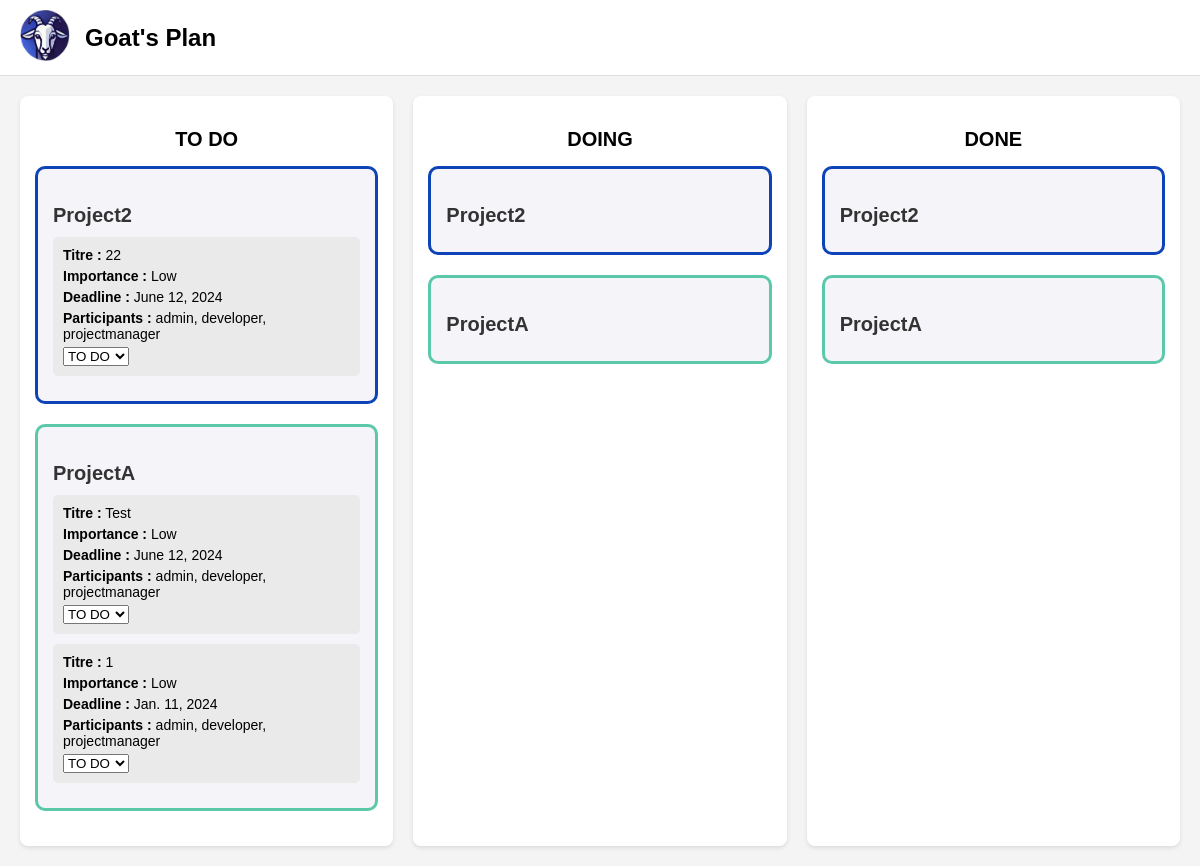
The app's page /planner/2/mycompanies/455b2f60-f28a-47da-9a08-dacdbf895fd1/all-tasks-and-projects/ (signed in), older data.
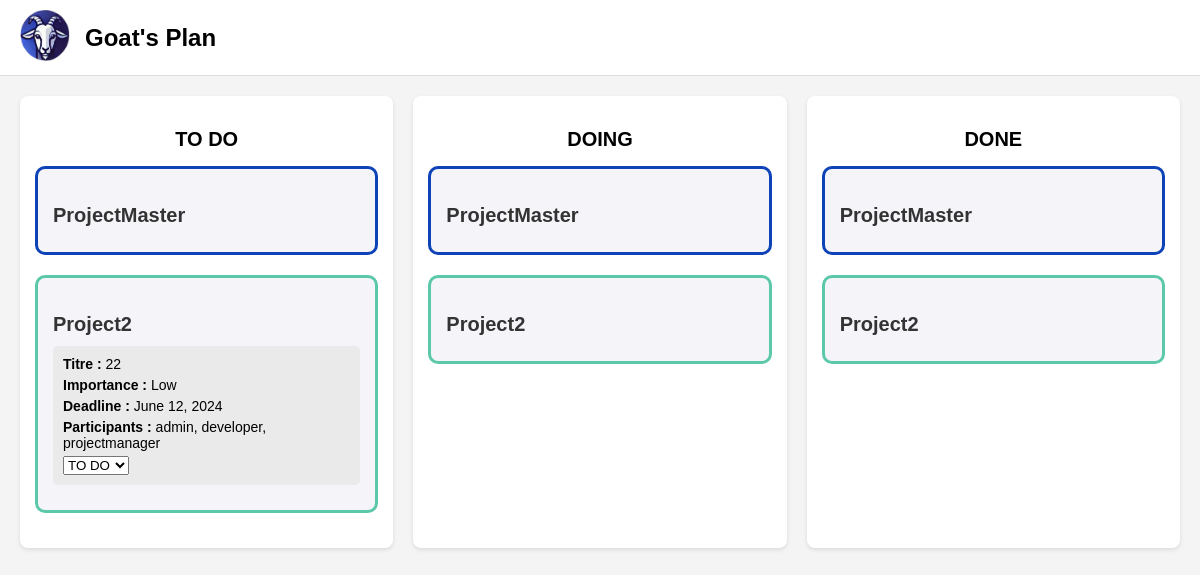
The same page, newer data.
### planner/models.py (models this page shows, shortened)
class Project(models.Model):
    id = models.UUIDField(primary_key=True, default=uuid.uuid4, editable=False)
    name = models.CharField(max_length=100)
    user_list = models.ManyToManyField(CustomUser, related_name='projects')

class Task(models.Model):
    IMPORTANCE_CHOICES = [
        ('Low', 'Low'),
        ('Medium', 'Medium'),
        ('High', 'High'),
    ]
    STATUS_CHOICES = [
        ('TO_DO', 'TO DO'),
        ('DOING', 'DOING'),
        ('DONE', 'DONE'),
    ]
    title = models.CharField(max_length=100)
    description = models.TextField()
    status = models.CharField(max_length=100, choices=STATUS_CHOICES, default='TO_DO')
    importance = models.CharField(max_length=100, choices=IMPORTANCE_CHOICES, default='Medium')
    deadline = models.DateField()
    project = models.ForeignKey('Project', on_delete=models.CASCADE, related_name='tasks')  # Link to a project
    assigned_users = models.ManyToManyField(CustomUser, related_name='tasks')  # Assignable to multiple users

### users/models.py (models this page shows, shortened)
class CustomUser(AbstractUser):
    ROLE_CHOICES = [
        ('project_manager', 'Project Manager'),
        ('developer', 'Developer'),
    ]
    role = models.CharField(max_length=20, choices=ROLE_CHOICES, default='developer') #NB: admin will thus be set a dev
    is_active = models.BooleanField(default=True)
    is_superuser = models.BooleanField(default=False)
    is_staff = models.BooleanField(default=False)

### planner/views.py (the view, shortened to what this page needs)
# urls.py: path('<int:userid>/mycompanies/<uuid:ccid>/all-tasks-and-projects/', views.AllTasksView.as_view(), name='all_tasks_and_projects'),
class AllTasksView(LoginRequiredMixin, DetailView):
    model = ClientCompany
    pk_url_kwarg = 'ccid'
    def get_template_names(self):
        if self.request.user.role == 'developer':
            return ['planner/developer/all_tasks.html']
        elif self.request.user.role == 'project_manager':
            return ['planner/project_manager/all_tasks.html']
        return ['planner/not_found.html']
    def get_context_data(self, **kwargs):
        context = super().get_context_data(**kwargs)
        user = self.request.user
        client_company = self.get_object()
        projects = client_company.project_list.filter(user_list__in=[user])
        project_tasks = {}
        for project in projects:
            if user.role == 'project_manager':
                tasks = project.tasks.all()
            else:
                tasks = project.tasks.filter(assigned_users=user)
            project_tasks[project] = tasks
        context['project_tasks'] = project_tasks
        context['client_company'] = client_company
        context['STATUS_CHOICES'] = Task.STATUS_CHOICES
        return context

### planner/templates/planner/developer/all_tasks.html (shortened to what this page needs)
<!DOCTYPE html>
{% load static %}
<html lang="en">
<head>
    <link rel="stylesheet" href="{% static 'planner/tasks_style.css' %}">
</head>
<body>
    <div class="header">
        <a href="{% url "planner:home" %}">
            <img src="{% static 'planner/LogoGoat.png' %}" alt="Logo" class="logo" width="50px">
        </a>
        <h1>Goat's Plan</h1>
    </div>
    <div class="board">
        {% for status, status_label in STATUS_CHOICES %}
        <div class="column">
            <h2>{{ status_label }}</h2>
            {% if project_tasks %}
                {% for project, tasks in project_tasks.items %}
                    <div class="project-group">
                        <h3 class="project-title">{{ project.name }}</h3>
                        {% for task in tasks %}
                            {% if task.status == status %}
                                <div class="task">
                                    <span>
                                        <strong>Titre :</strong> {{ task.title }}
                                    </span>
                                    <span>
                                        <strong>Importance :</strong> {{ task.importance }}
                                    </span>
                                    <span>
                                        <strong>Deadline :</strong> {{ task.deadline }}
                                    </span>
                                    <span>
                                        <strong>Participants :</strong>
                                        {% for user in task.assigned_users.all %}
                                            {{ user.username }}{% if not forloop.last %}, {% endif %}
                                        {% empty %}
                                            Aucun participant
                                        {% endfor %}
                                    </span>
                                    <form method="post" action="{% url 'planner:all_tasks_and_projects' userid=user.id ccid=client_company.id %}">
                                        <select name="status" class="status-selector" data-task-id="{{ task.id }}" onchange="this.form.submit()">
                                        {% for dropdown_status, dropdown_status_label in STATUS_CHOICES %}
                                            <option value="{{ dropdown_status }}" {% if task.status == dropdown_status %}selected{% endif %}>{{ dropdown_status_label }}</option>
                                        {% endfor %}
                                        </select>
                                    </form>
                                </div>
                            {% endif %}
                        {% endfor %}
                    </div>
                {% endfor %}
            {% endif %}
        </div>
        {% endfor %}
    </div>
</body>
</html>

### planner/static/planner/tasks_style.css (style rules this page uses)
body { font-family: Arial, sans-serif; margin: 0; padding: 0; background-color: #f4f4f4; }
.header { display: flex; align-items: center; padding: 10px 20px; background-color: #fff; border-bottom: 1px solid #ddd; }
.logo { margin-right: 15px; }
h1 { font-size: 24px; margin: 0; }
.board { display: flex; justify-content: space-between; margin: 20px; gap: 20px; }
.column { flex: 1; background-color: #fff; border-radius: 8px; padding: 15px; box-shadow: 0 2px 4px rgba(0, 0, 0, 0.1); }
.column h2 { text-align: center; font-size: 20px; margin-bottom: 15px; }
.task { cursor: pointer; background-color: #eaeaea; border-radius: 5px; padding: 10px; margin-bottom: 10px; display: flex; flex-direction: column; gap: 5px; transition: background-color 0.3s ease; }
.task span { font-size: 14px; }
.task { transition: all 0.3s ease; }
.project-group { border: 3px solid; border-radius: 10px; padding: 15px; margin-bottom: 20px; background-color: #f4f4f9; }
.project-title { font-size: 20px; font-weight: bold; color: #333; margin-bottom: 10px; text-align: left; }

Row changes from the older to the newer data that the page shows:
removed Project: name "ProjectA", CustomUser (username "admin"), CustomUser (username "developer"), CustomUser (username "projectmanager")
removed Task: title "Test", importance "Low", deadline "June 12, 2024", status "TO DO", CustomUser (username "admin"), CustomUser (username "developer"), CustomUser (username "projectmanager"), shown under "ProjectA"
removed Task: title "1", importance "Low", deadline "Jan. 11, 2024", status "TO DO", CustomUser (username "admin"), CustomUser (username "developer"), CustomUser (username "projectmanager"), shown under "ProjectA"
added Project: name "ProjectMaster"
